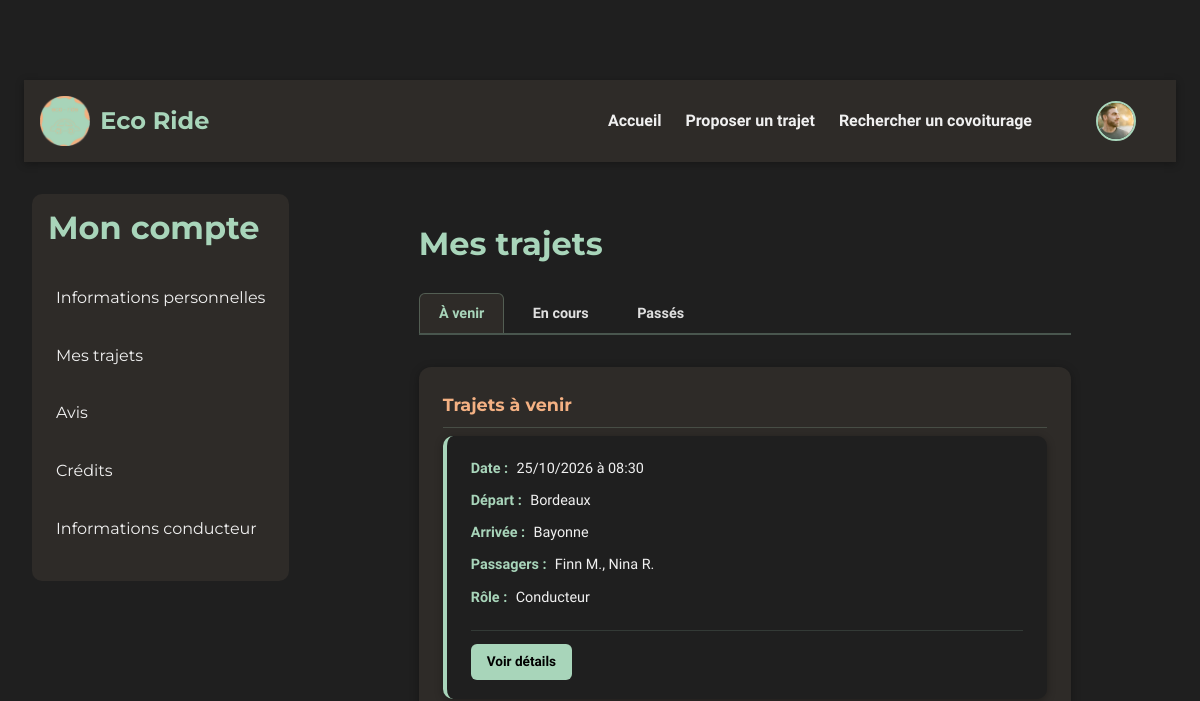
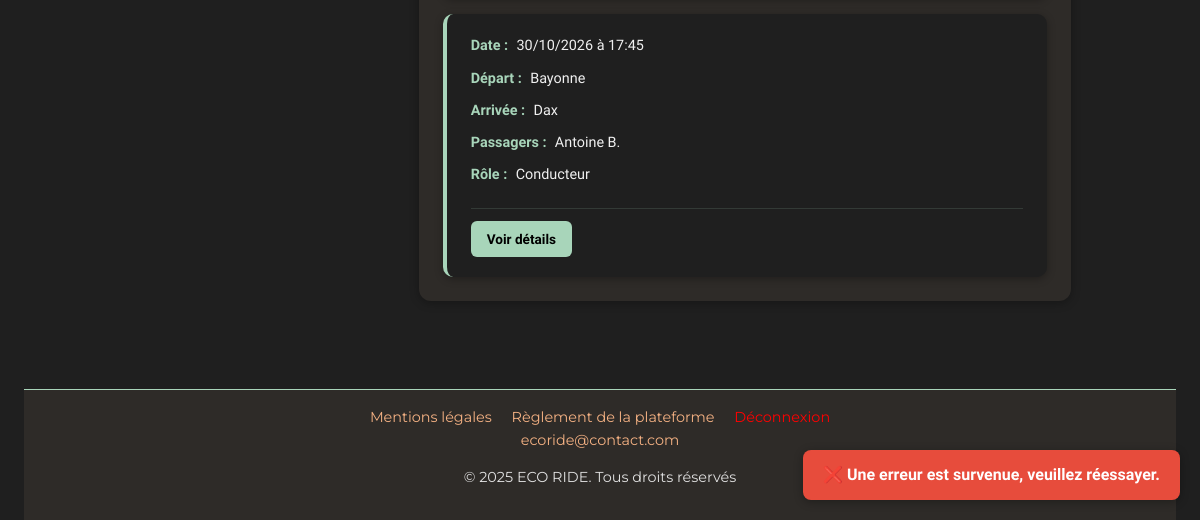
Page /PROJET/UTILISATEUR/USR-mes-trajets.php?avis=erreur (signed in) on the earlier database version (2 pictures, top to bottom).
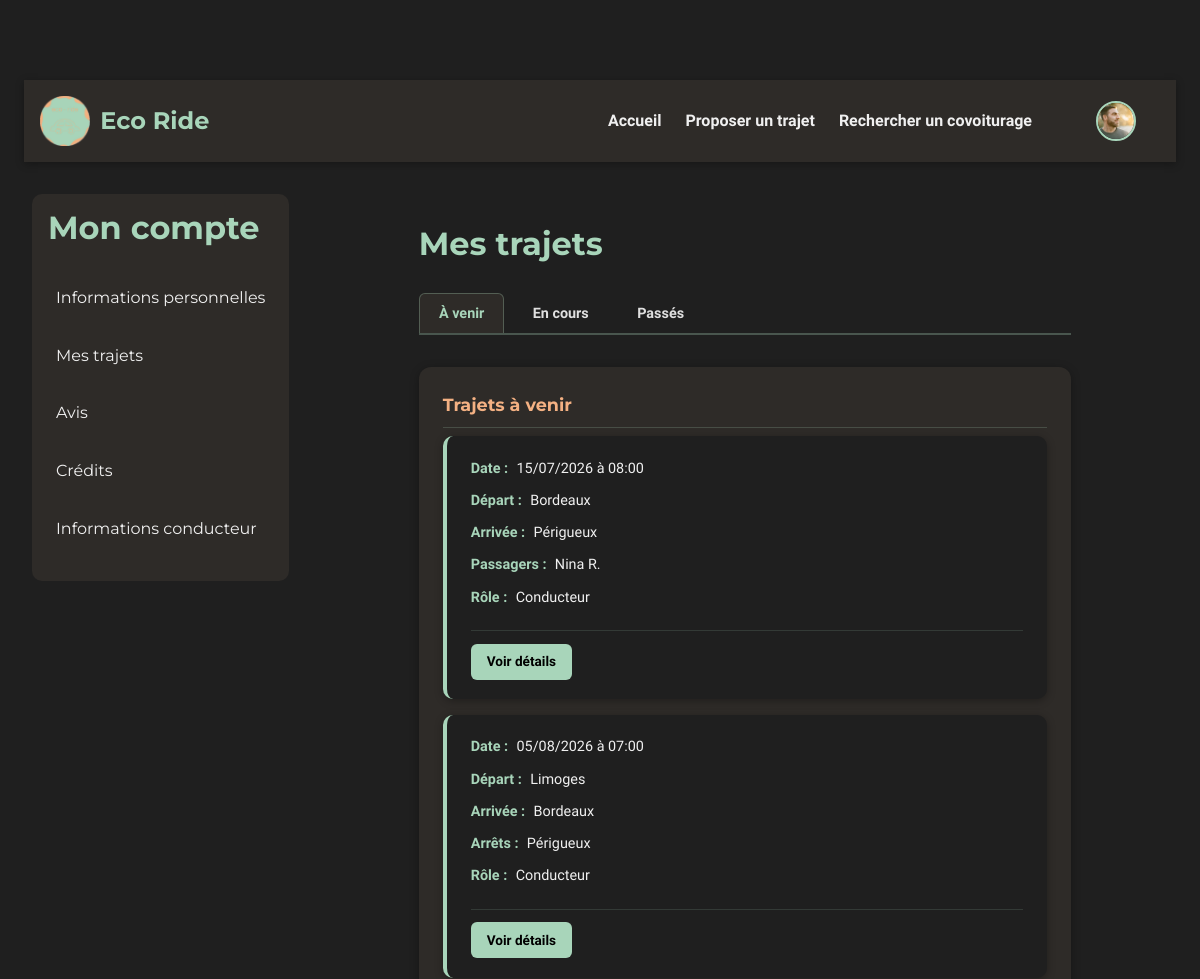
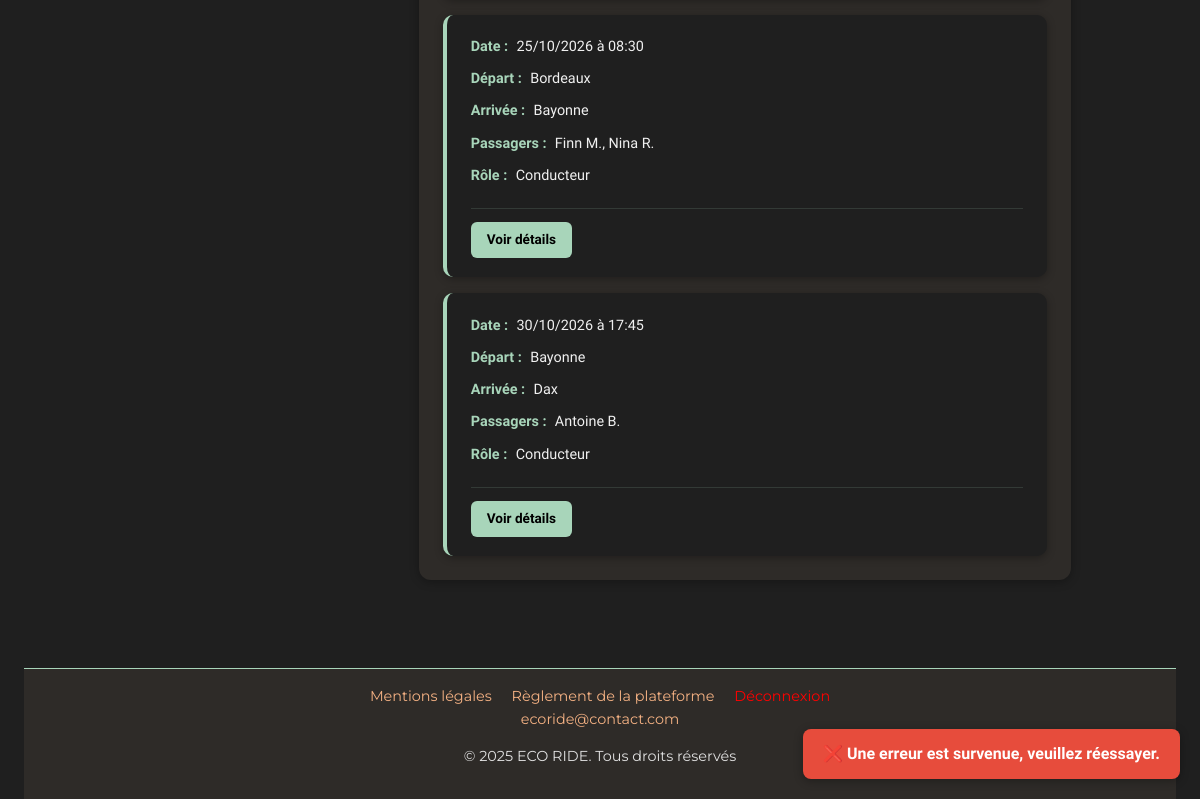
Same page on the later database version (2 pictures, top to bottom).
### tables this page shows
CREATE TABLE `trajets` (
  `id` int(11) NOT NULL,
  `id_conducteur` int(11) NOT NULL,
  `depart` varchar(255) NOT NULL,
  `arrivee` varchar(255) NOT NULL,
  `etapes` text DEFAULT NULL,
  `commentaire` text DEFAULT NULL,
  `date_depart` date NOT NULL,
  `heure_depart` time NOT NULL,
  `heure_arrivee` time DEFAULT NULL,
  `vehicule_id` int(11) DEFAULT NULL,
  `places_disponibles` int(11) DEFAULT 1,
  `prix` int(11) NOT NULL DEFAULT 2,
  `statut` enum('publie','complet','annule','termine','en_cours') DEFAULT 'publie'
);

CREATE TABLE `utilisateurs` (
  `id` int(11) NOT NULL,
  `nom` varchar(100) NOT NULL,
  `prenom` varchar(100) NOT NULL,
  `email` varchar(150) DEFAULT NULL,
  `mot_de_passe` varchar(255) NOT NULL,
  `role` enum('passager','conducteur','passager-conducteur') NOT NULL,
  `date_naissance` date DEFAULT NULL,
  `bio` text DEFAULT NULL,
  `date_inscription` datetime DEFAULT current_timestamp(),
  `photo` varchar(255) DEFAULT 'default.jpg',
  `driver_completed` tinyint(1) DEFAULT 0,
  `profile_completed` tinyint(1) DEFAULT 0,
  `suspendu` tinyint(1) NOT NULL DEFAULT 0
);

### PROJET/PHP/mes_trajets.php (the view, shortened to what this page needs)
<?php
require_once __DIR__ . '/connexion.php';
$id_utilisateur = $_SESSION['user_id'] ?? null;
try {
    $stmt = $bdd->prepare("SELECT *, 'conducteur' AS role FROM trajets WHERE id_conducteur = ?");
    $stmt->execute([$id_utilisateur]);
    $trajetsConducteur = $stmt->fetchAll(PDO::FETCH_ASSOC);
} catch (PDOException $e) {
    die("Erreur PDO (conducteur) : " . htmlspecialchars($e->getMessage()));
}
try {
    $stmt = $bdd->prepare("
        SELECT t.*, 'passager' AS role
        FROM trajets t
        JOIN trajets_passagers tp ON t.id = tp.id_trajet
        WHERE tp.id_passager = ?
    ");
    $stmt->execute([$id_utilisateur]);
    $trajetsPassager = $stmt->fetchAll(PDO::FETCH_ASSOC);
} catch (PDOException $e) {
    die("Erreur PDO (passager) : " . htmlspecialchars($e->getMessage()));
}
$trajets = array_merge($trajetsConducteur, $trajetsPassager);
$trajetsFutur   = [];
$trajetsEnCours = [];
$trajetsTermine = [];
foreach ($trajets as $trajet) {
    $statut = $trajet['statut'];
    if ($statut === 'termine') {
        $trajetsTermine[] = $trajet;
    } elseif ($statut === 'en_cours') {
        $trajetsEnCours[] = $trajet;
    } else {
        $trajetsFutur[] = $trajet;
    }
}
function getPassagers($bdd, $id_trajet) {
    $stmt = $bdd->prepare("
        SELECT u.id, u.nom, u.prenom, tp.statut
        FROM trajets_passagers tp
        JOIN utilisateurs u ON tp.id_passager = u.id
        WHERE tp.id_trajet = ?
    ");
    $stmt->execute([$id_trajet]);
    return $stmt->fetchAll(PDO::FETCH_ASSOC);
}
function afficherTrajet($trajet, $bdd, $id_utilisateur) {
    $passagers = getPassagers($bdd, $trajet['id']);
    $date_fmt  = date('d/m/Y', strtotime($trajet['date_depart']));
    $heure_fmt = substr($trajet['heure_depart'], 0, 5);
    $etapes_fmt = '';
    if (!empty($trajet['etapes'])) {
        $etapes = json_decode($trajet['etapes'], true);
        if (is_array($etapes)) {
            $etapes = array_filter($etapes);
            if (!empty($etapes)) {
                $etapes_fmt = implode(', ', array_map('htmlspecialchars', $etapes));
            }
        }
    }
    echo '<div class="trip-card">';
    echo '<p><strong>Date :</strong> ' . $date_fmt . ' à ' . $heure_fmt . '</p>';
    echo '<p><strong>Départ :</strong> ' . htmlspecialchars($trajet['depart']) . '</p>';
    echo '<p><strong>Arrivée :</strong> ' . htmlspecialchars($trajet['arrivee']) . '</p>';
    if (!empty($etapes_fmt)) {
        echo '<p><strong>Arrêts :</strong> ' . $etapes_fmt . '</p>';
    }
    if (!empty($passagers)) {
        $listePassagers = array_map(fn($p) => htmlspecialchars($p['prenom'] . ' ' . $p['nom']), $passagers);
        echo '<p><strong>Passagers :</strong> ' . implode(', ', $listePassagers) . '</p>';
    }
    echo '<p><strong>Rôle :</strong> ' . ($trajet['role'] === 'conducteur' ? 'Conducteur' : 'Passager') . '</p>';
    echo '<div class="trip-card-actions">';
    echo '<a href="USR-details-trajet.php?id=' . $trajet['id'] . '" class="btn-details">Voir détails</a>';
    echo '</div>';
    echo '</div>';
}

### PROJET/UTILISATEUR/USR-mes-trajets.php (shortened to what this page needs)
<?php
require_once __DIR__ . '/../PHP/mes_trajets.php';
?>
<!DOCTYPE html>
<html lang="fr">
<head>
    <link rel="stylesheet" href="../CSS/style_global.css">
    <link rel="stylesheet" href="../CSS/CSS UTILISATEUR/USR-mes-trajets.css">
</head>
<body>
<?php include('../COMPONENTS/COMP-header.php'); ?>
<main>
    <section class="mes-trajets">
        <h2>Mes trajets</h2>
        <nav class="trips-tab">
            <ul>
                <li><a href="#upcoming">À venir</a></li>
                <li><a href="#ongoing">En cours</a></li>
                <li><a href="#past">Passés</a></li>
            </ul>
        </nav>
        <div id="upcoming">
            <h3>Trajets à venir</h3>
            <?php if (!empty($trajetsFutur)): ?>
                <?php foreach ($trajetsFutur as $trajet): ?>
                    <?php afficherTrajet($trajet, $bdd, $id_utilisateur); ?>
                <?php endforeach; ?>
            <?php else: ?>
                <p>Aucun trajet à venir.</p>
            <?php endif; ?>
        </div>
        <?php if (isset($_GET['avis']) && $_GET['avis'] === 'erreur'): ?>
            <div class="toast-error">❌ Une erreur est survenue, veuillez réessayer.</div>
        <?php endif; ?>
    </section>
</main>
<?php include('../COMPONENTS/COMP-footer.php'); ?>
</body>
</html>

Differences in the rows shown:
added trajets: date_depart "15/07/2026", heure_depart "08:00", depart "Bordeaux", arrivee "Périgueux", utilisateurs.prenom+nom "Nina R."
added trajets: date_depart "05/08/2026", heure_depart "07:00", depart "Limoges", arrivee "Bordeaux", etapes "Périgueux"
